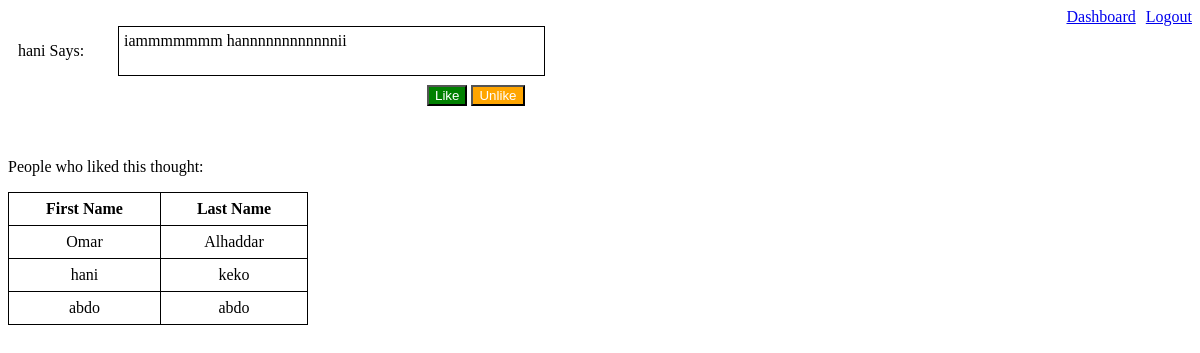
/thoughts/3 (signed in), run on the app's committed database.
### reglog/models.py (models this page shows)
class thought(models.Model):
    thought = models.TextField(null = True)
    users = models.ManyToManyField(user, related_name="thoughts")
    posted_by = models.ForeignKey(user, related_name="posted_thoughts", on_delete = models.CASCADE)
    created_at = models.DateTimeField(auto_now_add=True)
    updated_at = models.DateTimeField(auto_now=True)
    objects = userManager()

class user(models.Model):
    first_name = models.CharField(max_length=255)
    last_name = models.CharField(max_length=255)
    email = models.CharField(max_length=255)
    password = models.CharField(max_length=255)
    created_at = models.DateTimeField(auto_now_add=True)
    updated_at = models.DateTimeField(auto_now=True)
    objects = userManager()

### reglog/views.py (the view)
# urls.py: path('thoughts/<int:id>', views.view),
def view(request,id):
    context= {
        'this_thought': thought.objects.get(id=id),
        'this_user': user.objects.get(id = request.session['user_id']),
        'users': user.objects.all()
    }
    return render(request,"view.html",context)

### reglog/templates/view.html (shortened to what this page needs)
<!DOCTYPE html>
<html lang="en">
<head>
    {% load staticfiles %}
    <link rel="stylesheet" href="{% static 'CSS/view.css' %}" />
</head>
<body>
    <header>
        <a href="/thoughts">Dashboard</a>
        <a class="logout" href="/logout">Logout</a>
    </header>
    <main>
        <div class="posted_thoughts">
            <p class="posted_by">{{this_thought.posted_by.first_name}} Says:</p>
            <div class="thoughts_divs">
                {{this_thought.thought}}
            </div>
        </div>
        <form action="/like_unlike/{{this_thought.id}}" method="POST">
            <button class="like" type="submit" name="action" value="like">Like</button>
            <button class="unlike" type="submit" name="action" value="unlike">Unlike</button>
        </form>
        <br><br>
        <p>People who liked this thought:</p>
        <table>
            <tr>
                <th>First Name</th>
                <th>Last Name</th>
            </tr>
            {% for this_user in users %}
            {% if this_user in this_thought.users.all %}
            <tr>
                <td>{{this_user.first_name}}</td>
                <td>{{this_user.last_name}}</td>
            </tr>
            {% endif %}
            {% endfor %}
        </table>
    </main>
</body>
</html>

### reglog/static/CSS/view.css (style rules this page uses)
header { display: flex; justify-content: flex-end; align-items: center; }
.logout { margin-left: 10px; }
.thoughts_divs { border: 1px solid black; padding: 5px; width: 415px; height: auto; }
.posted_thoughts { display: flex; margin-bottom: 9px; }
.posted_by { margin-left: 10px; width: 100px; }
form { margin-left: 419px; }
.like { background-color: green; color: white; }
.unlike { background-color: orange; color: white; }
table, td, th { border: 1px solid black; height: 30px; }
table { width: 300px; border-collapse: collapse; text-align: center; }

### data on the page
thought: posted_by.first_name "hani", thought "iammmmmmm hannnnnnnnnnnnii"
user: first_name "Omar", last_name "Alhaddar"
user: first_name "hani", last_name "keko"
user: first_name "abdo", last_name "abdo"
